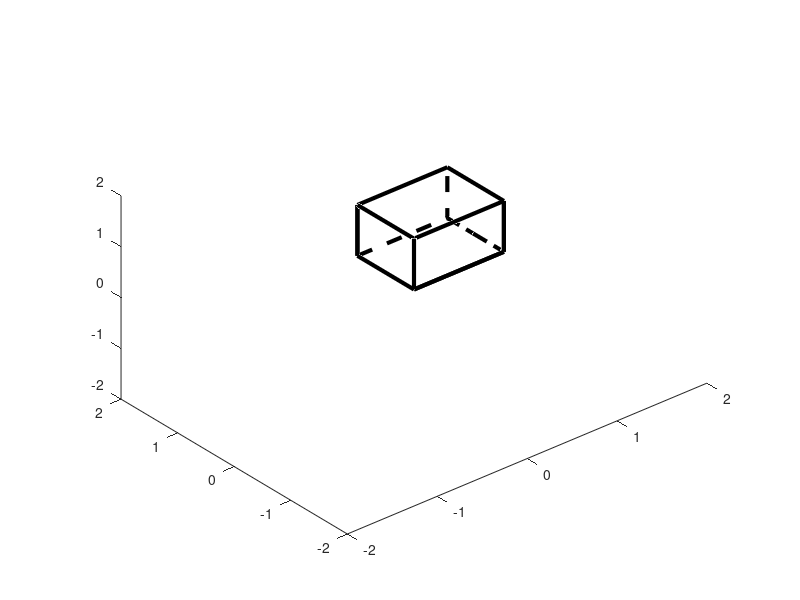

Recreate this plot in MATLAB. (Note: this script raises an error after producing the figure.)
clear
close all

% draw a cube
cube_fnt = [ ...
    0,1,0;
    0,0,0;
    1,0,0;
    0,0,0;
    0,0,1;
    0,1,1;
    0,1,0;
    0,1,1;
    1,1,1;
    1,0,1;
    1,0,0;
    1,0,1;
    0,0,1];

cube_bak = [ ...
    0,1,0;
    1,1,0;
    1,0,0;
    1,1,0;
    1,1,1];
    
    

% put arrows off of it with labels on the arrows

LW = 3;
FN = 'Times New Roman';
FS = 14;

figure
axis([-2 2 -2 2 -2 2])
pbaspect([2 1.5 1]), view([-40,30])
hold on
plot3(cube_fnt(:,1),cube_fnt(:,2),cube_fnt(:,3),'-k','LineWidth',LW);
plot3(cube_bak(:,1),cube_bak(:,2),cube_bak(:,3),'--k','LineWidth',LW);
%axis equal
arrow3([0.3,0.0,0.5],[0.3,-1.3,0.5],'2.5k-',1.0,2.0,0.5)
text(0.5,-1.3,0.5,'\Delta y = F_r(T_{struct})','FontName',FN,'FontSize',FS)
arrow3([0.0,0.5,0.5],[-1.0,0.5,0.5],'2.5k-',1.0,2.0,0.5)
text(-1.2,0.5,0.2,'\Delta x = F_r(T_{struct})','FontName',FN,'FontSize',FS)
arrow3([0.5,0.5,1.0],[0.5,0.5,2.0],'2.5k-',1.0,2.0,0.5)
text(0.6,0.5,2.0,'\Delta z = F_a(T_{fuel})','FontName',FN,'FontSize',FS)
hold off
axis equal
view([-40,30]);

xlabel('x');
ylabel('y');
zlabel('z');

set(gca,'Visible','off');
set(gca,'FontName','Times New Roman','FontSize',12);
print('../figs/thexp_figure.eps','-depsc2');
close(gcf)
